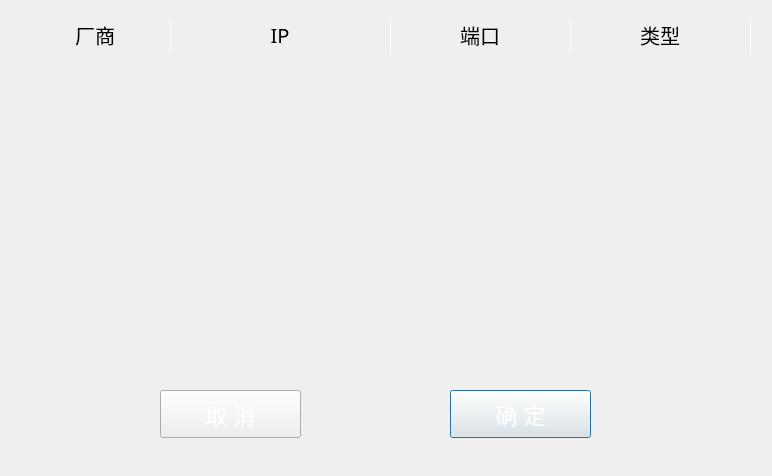
<?xml version="1.0" encoding="UTF-8"?>
<ui version="4.0">
 <class>DialogLoginedDevices</class>
 <widget class="QDialog" name="DialogLoginedDevices">
  <property name="geometry">
   <rect>
    <x>0</x>
    <y>0</y>
    <width>772</width>
    <height>476</height>
   </rect>
  </property>
  <property name="windowTitle">
   <string>Dialog</string>
  </property>
  <property name="styleSheet">
   <string notr="true"/>
  </property>
  <widget class="QWidget" name="widgetBg" native="true">
   <property name="geometry">
    <rect>
     <x>0</x>
     <y>0</y>
     <width>772</width>
     <height>476</height>
    </rect>
   </property>
   <property name="styleSheet">
    <string notr="true">QWidget#widgetBg
{
	background-color: rgba(255, 255, 255, 0);
	border-image: url(:/png/logined_deveces_bg.png);
}

</string>
   </property>
   <widget class="QPushButton" name="pushButtonConnect">
    <property name="geometry">
     <rect>
      <x>450</x>
      <y>390</y>
      <width>141</width>
      <height>48</height>
     </rect>
    </property>
    <property name="styleSheet">
     <string notr="true">QPushButton
{
	border-image: url(:/png/login.png);
    border-width: 0px;
	color: white;
	font-size: 22px;
}

QPushButton:hover
{
	
	border-image: url(:/png/login_focus.png);
}

QPushButton:pressed
{
	border-image: url(:/png/login_focus.png);	
}</string>
    </property>
    <property name="text">
     <string>确 定</string>
    </property>
   </widget>
   <widget class="QWidget" name="widgetHeader" native="true">
    <property name="geometry">
     <rect>
      <x>20</x>
      <y>20</y>
      <width>731</width>
      <height>41</height>
     </rect>
    </property>
    <property name="styleSheet">
     <string notr="true">QWidget
{
	background-color: rgba(255, 255, 255, 0);
}

QLabel
{
	 border-top: 0px;
	 border-bottom: 0px; 
	 border-left: 0px; 
	 border-right-width: 1px;
     border-style: solid;
     border-color: rgb(255,255,255); 
	 font-size:20px;
	 color: rgb(0, 0, 0);
	 font-family:Microsoft Yahei;   
}</string>
    </property>
    <widget class="QLabel" name="label_8">
     <property name="geometry">
      <rect>
       <x>550</x>
       <y>0</y>
       <width>181</width>
       <height>31</height>
      </rect>
     </property>
     <property name="palette">
      <palette>
       <active>
        <colorrole role="WindowText">
         <brush brushstyle="SolidPattern">
          <color alpha="255">
           <red>0</red>
           <green>0</green>
           <blue>0</blue>
          </color>
         </brush>
        </colorrole>
        <colorrole role="Button">
         <brush brushstyle="SolidPattern">
          <color alpha="0">
           <red>255</red>
           <green>255</green>
           <blue>255</blue>
          </color>
         </brush>
        </colorrole>
        <colorrole role="Text">
         <brush brushstyle="SolidPattern">
          <color alpha="255">
           <red>0</red>
           <green>0</green>
           <blue>0</blue>
          </color>
         </brush>
        </colorrole>
        <colorrole role="ButtonText">
         <brush brushstyle="SolidPattern">
          <color alpha="255">
           <red>0</red>
           <green>0</green>
           <blue>0</blue>
          </color>
         </brush>
        </colorrole>
        <colorrole role="Base">
         <brush brushstyle="SolidPattern">
          <color alpha="0">
           <red>255</red>
           <green>255</green>
           <blue>255</blue>
          </color>
         </brush>
        </colorrole>
        <colorrole role="Window">
         <brush brushstyle="SolidPattern">
          <color alpha="0">
           <red>255</red>
           <green>255</green>
           <blue>255</blue>
          </color>
         </brush>
        </colorrole>
       </active>
       <inactive>
        <colorrole role="WindowText">
         <brush brushstyle="SolidPattern">
          <color alpha="255">
           <red>0</red>
           <green>0</green>
           <blue>0</blue>
          </color>
         </brush>
        </colorrole>
        <colorrole role="Button">
         <brush brushstyle="SolidPattern">
          <color alpha="0">
           <red>255</red>
           <green>255</green>
           <blue>255</blue>
          </color>
         </brush>
        </colorrole>
        <colorrole role="Text">
         <brush brushstyle="SolidPattern">
          <color alpha="255">
           <red>0</red>
           <green>0</green>
           <blue>0</blue>
          </color>
         </brush>
        </colorrole>
        <colorrole role="ButtonText">
         <brush brushstyle="SolidPattern">
          <color alpha="255">
           <red>0</red>
           <green>0</green>
           <blue>0</blue>
          </color>
         </brush>
        </colorrole>
        <colorrole role="Base">
         <brush brushstyle="SolidPattern">
          <color alpha="0">
           <red>255</red>
           <green>255</green>
           <blue>255</blue>
          </color>
         </brush>
        </colorrole>
        <colorrole role="Window">
         <brush brushstyle="SolidPattern">
          <color alpha="0">
           <red>255</red>
           <green>255</green>
           <blue>255</blue>
          </color>
         </brush>
        </colorrole>
       </inactive>
       <disabled>
        <colorrole role="WindowText">
         <brush brushstyle="SolidPattern">
          <color alpha="255">
           <red>0</red>
           <green>0</green>
           <blue>0</blue>
          </color>
         </brush>
        </colorrole>
        <colorrole role="Button">
         <brush brushstyle="SolidPattern">
          <color alpha="0">
           <red>255</red>
           <green>255</green>
           <blue>255</blue>
          </color>
         </brush>
        </colorrole>
        <colorrole role="Text">
         <brush brushstyle="SolidPattern">
          <color alpha="255">
           <red>0</red>
           <green>0</green>
           <blue>0</blue>
          </color>
         </brush>
        </colorrole>
        <colorrole role="ButtonText">
         <brush brushstyle="SolidPattern">
          <color alpha="255">
           <red>0</red>
           <green>0</green>
           <blue>0</blue>
          </color>
         </brush>
        </colorrole>
        <colorrole role="Base">
         <brush brushstyle="SolidPattern">
          <color alpha="0">
           <red>255</red>
           <green>255</green>
           <blue>255</blue>
          </color>
         </brush>
        </colorrole>
        <colorrole role="Window">
         <brush brushstyle="SolidPattern">
          <color alpha="0">
           <red>255</red>
           <green>255</green>
           <blue>255</blue>
          </color>
         </brush>
        </colorrole>
       </disabled>
      </palette>
     </property>
     <property name="font">
      <font>
       <family>Microsoft Yahei</family>
       <pointsize>-1</pointsize>
      </font>
     </property>
     <property name="styleSheet">
      <string notr="true">QLabel
{
	border-width: 0px;
};</string>
     </property>
     <property name="text">
      <string>类型</string>
     </property>
     <property name="textFormat">
      <enum>Qt::RichText</enum>
     </property>
     <property name="alignment">
      <set>Qt::AlignCenter</set>
     </property>
     <property name="wordWrap">
      <bool>false</bool>
     </property>
    </widget>
    <widget class="QLabel" name="label_6">
     <property name="geometry">
      <rect>
       <x>150</x>
       <y>0</y>
       <width>221</width>
       <height>31</height>
      </rect>
     </property>
     <property name="palette">
      <palette>
       <active>
        <colorrole role="WindowText">
         <brush brushstyle="SolidPattern">
          <color alpha="255">
           <red>0</red>
           <green>0</green>
           <blue>0</blue>
          </color>
         </brush>
        </colorrole>
        <colorrole role="Button">
         <brush brushstyle="SolidPattern">
          <color alpha="0">
           <red>255</red>
           <green>255</green>
           <blue>255</blue>
          </color>
         </brush>
        </colorrole>
        <colorrole role="Text">
         <brush brushstyle="SolidPattern">
          <color alpha="255">
           <red>0</red>
           <green>0</green>
           <blue>0</blue>
          </color>
         </brush>
        </colorrole>
        <colorrole role="ButtonText">
         <brush brushstyle="SolidPattern">
          <color alpha="255">
           <red>0</red>
           <green>0</green>
           <blue>0</blue>
          </color>
         </brush>
        </colorrole>
        <colorrole role="Base">
         <brush brushstyle="SolidPattern">
          <color alpha="0">
           <red>255</red>
           <green>255</green>
           <blue>255</blue>
          </color>
         </brush>
        </colorrole>
        <colorrole role="Window">
         <brush brushstyle="SolidPattern">
          <color alpha="0">
           <red>255</red>
           <green>255</green>
           <blue>255</blue>
          </color>
         </brush>
        </colorrole>
       </active>
       <inactive>
        <colorrole role="WindowText">
         <brush brushstyle="SolidPattern">
          <color alpha="255">
           <red>0</red>
           <green>0</green>
           <blue>0</blue>
          </color>
         </brush>
        </colorrole>
        <colorrole role="Button">
         <brush brushstyle="SolidPattern">
          <color alpha="0">
           <red>255</red>
           <green>255</green>
           <blue>255</blue>
          </color>
         </brush>
        </colorrole>
        <colorrole role="Text">
         <brush brushstyle="SolidPattern">
          <color alpha="255">
           <red>0</red>
           <green>0</green>
           <blue>0</blue>
          </color>
         </brush>
        </colorrole>
        <colorrole role="ButtonText">
         <brush brushstyle="SolidPattern">
          <color alpha="255">
           <red>0</red>
           <green>0</green>
           <blue>0</blue>
          </color>
         </brush>
        </colorrole>
        <colorrole role="Base">
         <brush brushstyle="SolidPattern">
          <color alpha="0">
           <red>255</red>
           <green>255</green>
           <blue>255</blue>
          </color>
         </brush>
        </colorrole>
        <colorrole role="Window">
         <brush brushstyle="SolidPattern">
          <color alpha="0">
           <red>255</red>
           <green>255</green>
           <blue>255</blue>
          </color>
         </brush>
        </colorrole>
       </inactive>
       <disabled>
        <colorrole role="WindowText">
         <brush brushstyle="SolidPattern">
          <color alpha="255">
           <red>0</red>
           <green>0</green>
           <blue>0</blue>
          </color>
         </brush>
        </colorrole>
        <colorrole role="Button">
         <brush brushstyle="SolidPattern">
          <color alpha="0">
           <red>255</red>
           <green>255</green>
           <blue>255</blue>
          </color>
         </brush>
        </colorrole>
        <colorrole role="Text">
         <brush brushstyle="SolidPattern">
          <color alpha="255">
           <red>0</red>
           <green>0</green>
           <blue>0</blue>
          </color>
         </brush>
        </colorrole>
        <colorrole role="ButtonText">
         <brush brushstyle="SolidPattern">
          <color alpha="255">
           <red>0</red>
           <green>0</green>
           <blue>0</blue>
          </color>
         </brush>
        </colorrole>
        <colorrole role="Base">
         <brush brushstyle="SolidPattern">
          <color alpha="0">
           <red>255</red>
           <green>255</green>
           <blue>255</blue>
          </color>
         </brush>
        </colorrole>
        <colorrole role="Window">
         <brush brushstyle="SolidPattern">
          <color alpha="0">
           <red>255</red>
           <green>255</green>
           <blue>255</blue>
          </color>
         </brush>
        </colorrole>
       </disabled>
      </palette>
     </property>
     <property name="font">
      <font>
       <family>Microsoft Yahei</family>
       <pointsize>-1</pointsize>
      </font>
     </property>
     <property name="text">
      <string>IP</string>
     </property>
     <property name="textFormat">
      <enum>Qt::RichText</enum>
     </property>
     <property name="alignment">
      <set>Qt::AlignCenter</set>
     </property>
     <property name="wordWrap">
      <bool>false</bool>
     </property>
    </widget>
    <widget class="QLabel" name="label_5">
     <property name="geometry">
      <rect>
       <x>0</x>
       <y>0</y>
       <width>151</width>
       <height>31</height>
      </rect>
     </property>
     <property name="palette">
      <palette>
       <active>
        <colorrole role="WindowText">
         <brush brushstyle="SolidPattern">
          <color alpha="255">
           <red>0</red>
           <green>0</green>
           <blue>0</blue>
          </color>
         </brush>
        </colorrole>
        <colorrole role="Button">
         <brush brushstyle="SolidPattern">
          <color alpha="0">
           <red>255</red>
           <green>255</green>
           <blue>255</blue>
          </color>
         </brush>
        </colorrole>
        <colorrole role="Text">
         <brush brushstyle="SolidPattern">
          <color alpha="255">
           <red>0</red>
           <green>0</green>
           <blue>0</blue>
          </color>
         </brush>
        </colorrole>
        <colorrole role="ButtonText">
         <brush brushstyle="SolidPattern">
          <color alpha="255">
           <red>0</red>
           <green>0</green>
           <blue>0</blue>
          </color>
         </brush>
        </colorrole>
        <colorrole role="Base">
         <brush brushstyle="SolidPattern">
          <color alpha="0">
           <red>255</red>
           <green>255</green>
           <blue>255</blue>
          </color>
         </brush>
        </colorrole>
        <colorrole role="Window">
         <brush brushstyle="SolidPattern">
          <color alpha="0">
           <red>255</red>
           <green>255</green>
           <blue>255</blue>
          </color>
         </brush>
        </colorrole>
       </active>
       <inactive>
        <colorrole role="WindowText">
         <brush brushstyle="SolidPattern">
          <color alpha="255">
           <red>0</red>
           <green>0</green>
           <blue>0</blue>
          </color>
         </brush>
        </colorrole>
        <colorrole role="Button">
         <brush brushstyle="SolidPattern">
          <color alpha="0">
           <red>255</red>
           <green>255</green>
           <blue>255</blue>
          </color>
         </brush>
        </colorrole>
        <colorrole role="Text">
         <brush brushstyle="SolidPattern">
          <color alpha="255">
           <red>0</red>
           <green>0</green>
           <blue>0</blue>
          </color>
         </brush>
        </colorrole>
        <colorrole role="ButtonText">
         <brush brushstyle="SolidPattern">
          <color alpha="255">
           <red>0</red>
           <green>0</green>
           <blue>0</blue>
          </color>
         </brush>
        </colorrole>
        <colorrole role="Base">
         <brush brushstyle="SolidPattern">
          <color alpha="0">
           <red>255</red>
           <green>255</green>
           <blue>255</blue>
          </color>
         </brush>
        </colorrole>
        <colorrole role="Window">
         <brush brushstyle="SolidPattern">
          <color alpha="0">
           <red>255</red>
           <green>255</green>
           <blue>255</blue>
          </color>
         </brush>
        </colorrole>
       </inactive>
       <disabled>
        <colorrole role="WindowText">
         <brush brushstyle="SolidPattern">
          <color alpha="255">
           <red>0</red>
           <green>0</green>
           <blue>0</blue>
          </color>
         </brush>
        </colorrole>
        <colorrole role="Button">
         <brush brushstyle="SolidPattern">
          <color alpha="0">
           <red>255</red>
           <green>255</green>
           <blue>255</blue>
          </color>
         </brush>
        </colorrole>
        <colorrole role="Text">
         <brush brushstyle="SolidPattern">
          <color alpha="255">
           <red>0</red>
           <green>0</green>
           <blue>0</blue>
          </color>
         </brush>
        </colorrole>
        <colorrole role="ButtonText">
         <brush brushstyle="SolidPattern">
          <color alpha="255">
           <red>0</red>
           <green>0</green>
           <blue>0</blue>
          </color>
         </brush>
        </colorrole>
        <colorrole role="Base">
         <brush brushstyle="SolidPattern">
          <color alpha="0">
           <red>255</red>
           <green>255</green>
           <blue>255</blue>
          </color>
         </brush>
        </colorrole>
        <colorrole role="Window">
         <brush brushstyle="SolidPattern">
          <color alpha="0">
           <red>255</red>
           <green>255</green>
           <blue>255</blue>
          </color>
         </brush>
        </colorrole>
       </disabled>
      </palette>
     </property>
     <property name="font">
      <font>
       <family>Microsoft Yahei</family>
       <pointsize>-1</pointsize>
      </font>
     </property>
     <property name="text">
      <string>厂商</string>
     </property>
     <property name="textFormat">
      <enum>Qt::RichText</enum>
     </property>
     <property name="alignment">
      <set>Qt::AlignCenter</set>
     </property>
     <property name="wordWrap">
      <bool>false</bool>
     </property>
    </widget>
    <widget class="QLabel" name="label_7">
     <property name="geometry">
      <rect>
       <x>370</x>
       <y>0</y>
       <width>181</width>
       <height>31</height>
      </rect>
     </property>
     <property name="palette">
      <palette>
       <active>
        <colorrole role="WindowText">
         <brush brushstyle="SolidPattern">
          <color alpha="255">
           <red>0</red>
           <green>0</green>
           <blue>0</blue>
          </color>
         </brush>
        </colorrole>
        <colorrole role="Button">
         <brush brushstyle="SolidPattern">
          <color alpha="0">
           <red>255</red>
           <green>255</green>
           <blue>255</blue>
          </color>
         </brush>
        </colorrole>
        <colorrole role="Text">
         <brush brushstyle="SolidPattern">
          <color alpha="255">
           <red>0</red>
           <green>0</green>
           <blue>0</blue>
          </color>
         </brush>
        </colorrole>
        <colorrole role="ButtonText">
         <brush brushstyle="SolidPattern">
          <color alpha="255">
           <red>0</red>
           <green>0</green>
           <blue>0</blue>
          </color>
         </brush>
        </colorrole>
        <colorrole role="Base">
         <brush brushstyle="SolidPattern">
          <color alpha="0">
           <red>255</red>
           <green>255</green>
           <blue>255</blue>
          </color>
         </brush>
        </colorrole>
        <colorrole role="Window">
         <brush brushstyle="SolidPattern">
          <color alpha="0">
           <red>255</red>
           <green>255</green>
           <blue>255</blue>
          </color>
         </brush>
        </colorrole>
       </active>
       <inactive>
        <colorrole role="WindowText">
         <brush brushstyle="SolidPattern">
          <color alpha="255">
           <red>0</red>
           <green>0</green>
           <blue>0</blue>
          </color>
         </brush>
        </colorrole>
        <colorrole role="Button">
         <brush brushstyle="SolidPattern">
          <color alpha="0">
           <red>255</red>
           <green>255</green>
           <blue>255</blue>
          </color>
         </brush>
        </colorrole>
        <colorrole role="Text">
         <brush brushstyle="SolidPattern">
          <color alpha="255">
           <red>0</red>
           <green>0</green>
           <blue>0</blue>
          </color>
         </brush>
        </colorrole>
        <colorrole role="ButtonText">
         <brush brushstyle="SolidPattern">
          <color alpha="255">
           <red>0</red>
           <green>0</green>
           <blue>0</blue>
          </color>
         </brush>
        </colorrole>
        <colorrole role="Base">
         <brush brushstyle="SolidPattern">
          <color alpha="0">
           <red>255</red>
           <green>255</green>
           <blue>255</blue>
          </color>
         </brush>
        </colorrole>
        <colorrole role="Window">
         <brush brushstyle="SolidPattern">
          <color alpha="0">
           <red>255</red>
           <green>255</green>
           <blue>255</blue>
          </color>
         </brush>
        </colorrole>
       </inactive>
       <disabled>
        <colorrole role="WindowText">
         <brush brushstyle="SolidPattern">
          <color alpha="255">
           <red>0</red>
           <green>0</green>
           <blue>0</blue>
          </color>
         </brush>
        </colorrole>
        <colorrole role="Button">
         <brush brushstyle="SolidPattern">
          <color alpha="0">
           <red>255</red>
           <green>255</green>
           <blue>255</blue>
          </color>
         </brush>
        </colorrole>
        <colorrole role="Text">
         <brush brushstyle="SolidPattern">
          <color alpha="255">
           <red>0</red>
           <green>0</green>
           <blue>0</blue>
          </color>
         </brush>
        </colorrole>
        <colorrole role="ButtonText">
         <brush brushstyle="SolidPattern">
          <color alpha="255">
           <red>0</red>
           <green>0</green>
           <blue>0</blue>
          </color>
         </brush>
        </colorrole>
        <colorrole role="Base">
         <brush brushstyle="SolidPattern">
          <color alpha="0">
           <red>255</red>
           <green>255</green>
           <blue>255</blue>
          </color>
         </brush>
        </colorrole>
        <colorrole role="Window">
         <brush brushstyle="SolidPattern">
          <color alpha="0">
           <red>255</red>
           <green>255</green>
           <blue>255</blue>
          </color>
         </brush>
        </colorrole>
       </disabled>
      </palette>
     </property>
     <property name="font">
      <font>
       <family>Microsoft Yahei</family>
       <pointsize>-1</pointsize>
      </font>
     </property>
     <property name="text">
      <string>端口</string>
     </property>
     <property name="textFormat">
      <enum>Qt::RichText</enum>
     </property>
     <property name="alignment">
      <set>Qt::AlignCenter</set>
     </property>
     <property name="wordWrap">
      <bool>false</bool>
     </property>
    </widget>
   </widget>
   <widget class="ListView" name="listViewDevices">
    <property name="geometry">
     <rect>
      <x>18</x>
      <y>63</y>
      <width>738</width>
      <height>301</height>
     </rect>
    </property>
    <property name="styleSheet">
     <string notr="true">QWidget#listViewDevices
{
	background-color: rgba(255, 255, 255, 0);
}</string>
    </property>
    <property name="frameShape">
     <enum>QFrame::NoFrame</enum>
    </property>
    <property name="widgetResizable">
     <bool>true</bool>
    </property>
    <widget class="QWidget" name="scrollAreaWidgetContents">
     <property name="geometry">
      <rect>
       <x>0</x>
       <y>0</y>
       <width>738</width>
       <height>301</height>
      </rect>
     </property>
     <property name="styleSheet">
      <string notr="true">QWidget
{
	background-color: rgba(255, 255, 255, 0);
}</string>
     </property>
    </widget>
   </widget>
   <widget class="QPushButton" name="pushButtonCancel">
    <property name="geometry">
     <rect>
      <x>160</x>
      <y>390</y>
      <width>141</width>
      <height>48</height>
     </rect>
    </property>
    <property name="styleSheet">
     <string notr="true">QPushButton
{
	border-image: url(:/png/login.png);
    border-width: 0px;
	color: white;
	font-size: 22px;
}

QPushButton:hover
{
	
	border-image: url(:/png/login_focus.png);
}

QPushButton:pressed
{
	border-image: url(:/png/login_focus.png);	
}</string>
    </property>
    <property name="text">
     <string>取 消</string>
    </property>
   </widget>
  </widget>
 </widget>
 <customwidgets>
  <customwidget>
   <class>ListView</class>
   <extends>QScrollArea</extends>
   <header>listview.h</header>
   <container>1</container>
  </customwidget>
 </customwidgets>
 <resources/>
 <connections/>
</ui>
